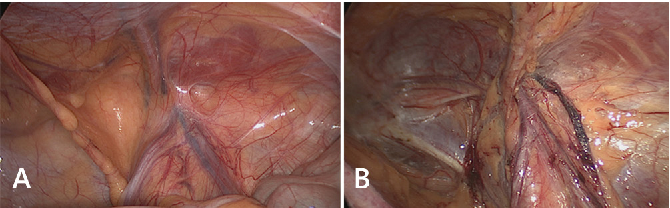
#> input picture samples/image3.png, 670 x 208 px
$ python countouring.py
#> lines starting #> are read from the running program, lines starting #| are printed output that depends on the picture; after the words box and inside, x2 and y2 are one past the last pixel; in counts of white or black regions, pixels touching at a corner belong together
import cv2

img = cv2.imread('samples/image3.png')
#> img is the input picture: shape (208, 670, 3); mean B, G, R 78.9, 89.7, 134.3
gray = cv2.cvtColor(img, cv2.COLOR_BGR2GRAY)
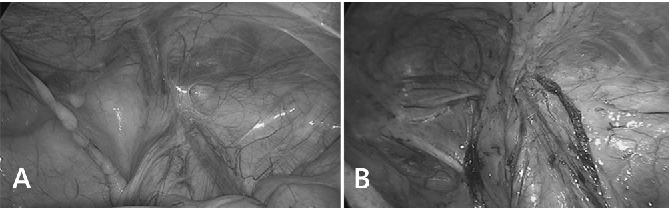
#> gray: shape (208, 670); min 12, max 255, mean 101.8
ret, thresh = cv2.threshold(gray, 127, 255, cv2.THRESH_BINARY)
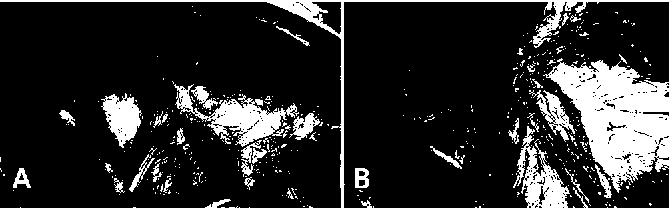
#> thresh: shape (208, 670); 16.7% white; 480 white regions (438 under 20 px)
contours, hierarchy = cv2.findContours(thresh, cv2.RETR_TREE, cv2.CHAIN_APPROX_SIMPLE)
#> contours = 907 contours, 859 with area under 20; largest, box (x1, y1, x2, y2) and area: (0, 0, 670, 208) 12114, (174, 84, 299, 147) 2402, (513, 126, 570, 208) 1782, (101, 93, 142, 148) 1210, (529, 90, 575, 142) 691

cv2.drawContours(img, contours, -1, (0, 255, 0), 3)
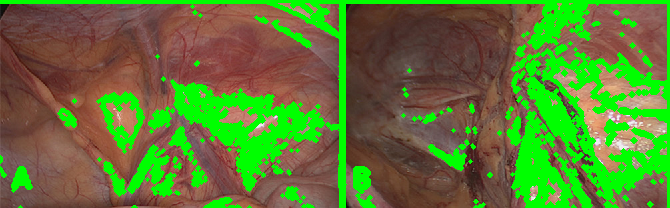
#> img: shape (208, 670, 3); mean B, G, R 52.6, 122.1, 93.9

cv2.imshow('Contours', img)
cv2.imwrite('output/contours4.jpg',img)
cv2.waitKey(0)
cv2.destroyAllWindows()

$ run again, with samples/dog.jpg saved as samples/image3.png
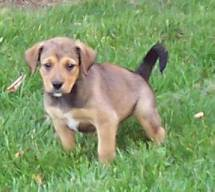
#> input picture samples/dog.jpg, 215 x 192 px
#> img is the input picture: shape (192, 215, 3); mean B, G, R 106.6, 156, 131.9
#> `ret, thresh = cv2.threshold(gray, 127, 255, cv2.THRESH_BINARY)`:
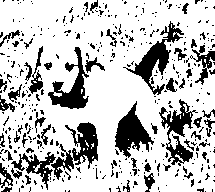
#> thresh: shape (192, 215); 76.1% white; 395 black regions (340 under 20 px)
#> contours = 483 contours, 404 with area under 20; largest, box (x1, y1, x2, y2) and area: (0, 0, 215, 192) 39571, (125, 20, 185, 96) 1252, (114, 100, 155, 159) 1107, (47, 46, 90, 110) 1088, (64, 121, 99, 170) 901
#> `cv2.drawContours(img, contours, -1, (0, 255, 0), 3)`:
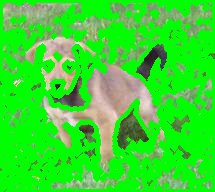
#> img: shape (192, 215, 3); mean B, G, R 46.4, 218.3, 57

$ run again, with samples/dog1.jpg saved as samples/image3.png
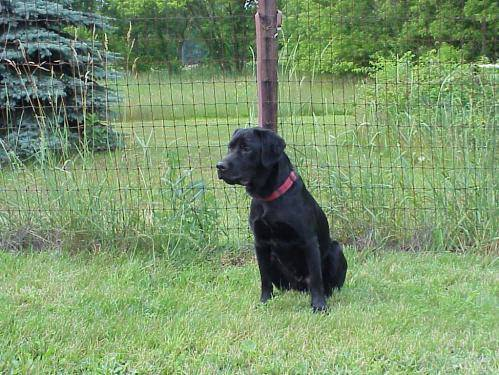
#> input picture samples/dog1.jpg, 499 x 375 px
#> img is the input picture: shape (375, 499, 3); mean B, G, R 107.3, 149.4, 122.8
#> `ret, thresh = cv2.threshold(gray, 127, 255, cv2.THRESH_BINARY)`:
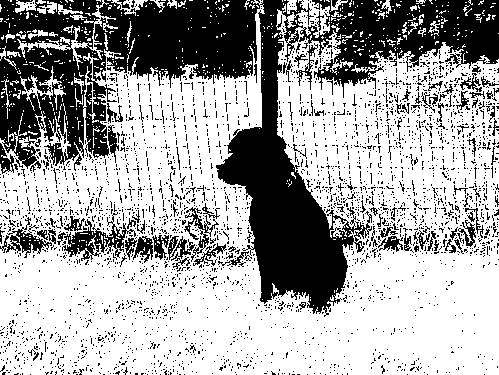
#> thresh: shape (375, 499); 65.2% white; 3131 black regions (3033 under 20 px)
#> contours = 4499 contours, 4278 with area under 20; largest, box (x1, y1, x2, y2) and area: (0, 0, 499, 375) 130876, (62, 218, 128, 258) 1236, (9, 228, 53, 259) 542, (17, 0, 118, 70) 472, (132, 235, 154, 264) 356
#> `cv2.drawContours(img, contours, -1, (0, 255, 0), 3)`:
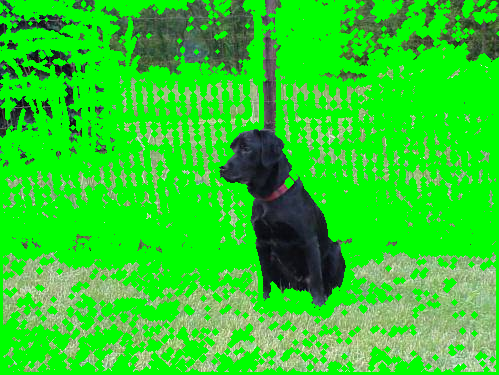
#> img: shape (375, 499, 3); mean B, G, R 39.5, 209.7, 44.9

$ run again, with samples/download.jpg saved as samples/image3.png
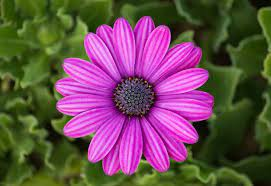
#> input picture samples/download.jpg, 271 x 186 px
#> img is the input picture: shape (186, 271, 3); mean B, G, R 83.7, 76.1, 107.3
#> `ret, thresh = cv2.threshold(gray, 127, 255, cv2.THRESH_BINARY)`:
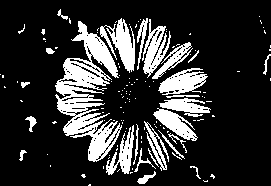
#> thresh: shape (186, 271); 19.8% white; 128 white regions (103 under 20 px)
#> contours = 304 contours, 269 with area under 20; largest, box (x1, y1, x2, y2) and area: (55, 21, 122, 162) 3728, (100, 18, 135, 73) 740, (158, 68, 208, 95) 721, (142, 19, 171, 78) 674, (153, 108, 198, 141) 566
#> `cv2.drawContours(img, contours, -1, (0, 255, 0), 3)`:
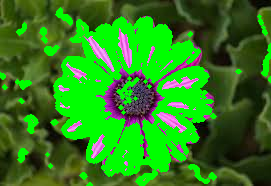
#> img: shape (186, 271, 3); mean B, G, R 27.9, 129, 46.9
